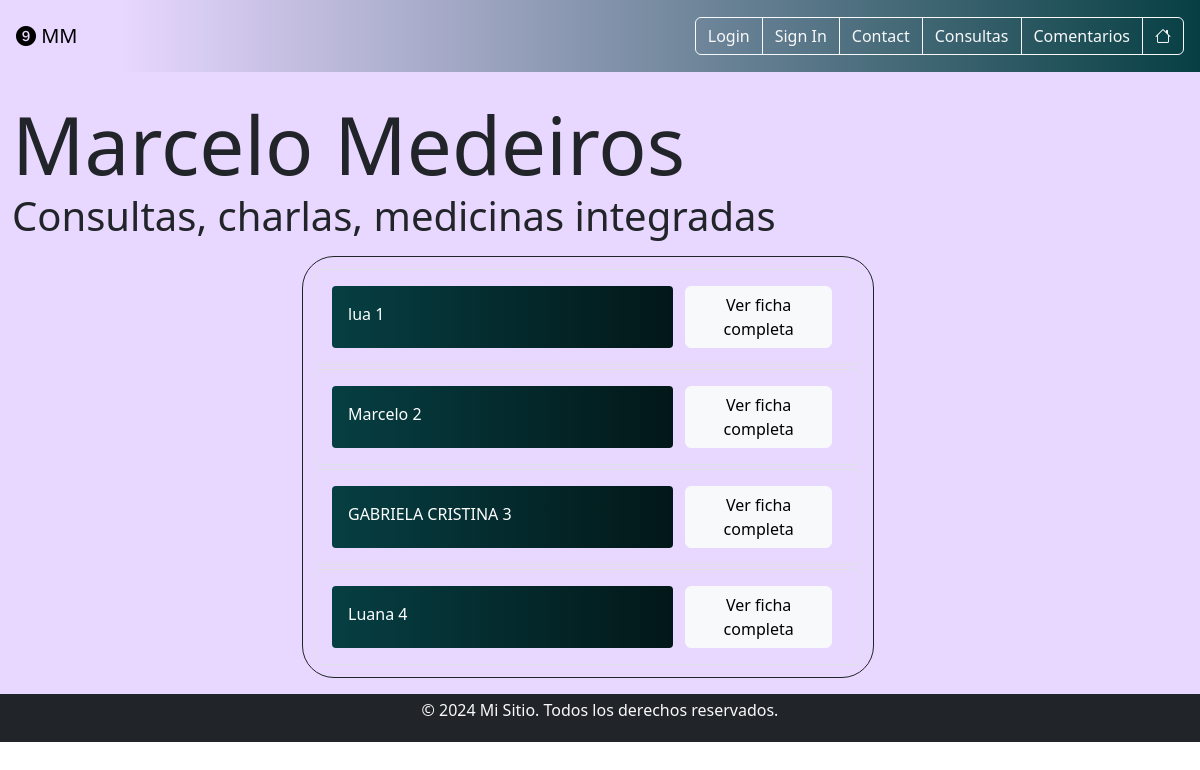
/home_fichas/, run on the app's committed database.
### base/models.py (models this page shows)
class fichaTecnicaUsuario(models.Model):
    first_name = models.CharField(max_length=60)
    last_name = models.CharField(max_length=60)
    phone_number = models.CharField(max_length=12)
    birthday = models.CharField(max_length=10, null=True)
    birth_place = models.CharField(max_length=60, null=True)
    email = models.CharField(max_length=100, null=True)
    motivo_consulta = models.TextField(null=True)
    marital_status = models.CharField(max_length=40, null=True)
    diagnosticos = models.TextField(null=True)
    pregunta_1 = models.TextField(null=True)
    pregunta_2 = models.TextField(null=True)
    pregunta_3 = models.TextField(null=True)
    forma_nacimiento = models.TextField(null=True)
    meses_gestacion = models.SmallIntegerField(null=True)
    conflictos_embarazo = models.TextField(null=True)
    otros_hechos_embarazo = models.TextField(null=True)
    n_hijo = models.SmallIntegerField(null=True)

### base/views.py (the view)
# urls.py: path('home_fichas/', views.homeFichas),
def homeFichas(request):
    fichas = fichaTecnicaUsuario.objects.all()
    return render(request, 'home_fichas.html', {'fichas': fichas})

### templates/home_fichas.html
{% extends "layouts/main.html" %}
{% block content %}
<div class="display-1">
    Marcelo Medeiros
</div>
<div class="display-6">
    Consultas, charlas, medicinas integradas
</div>
</div>
<div class="row container-fluid justify-content-center p-3 row">
    <div class="col-6 p-2 border border-dark rounded-5 mx-2" style="background: #e8d7ff;">
        {% for p in fichas %}
        <div class="border justify-content-center m-1 rounded-1">
            <div class="row m-3">
                <div class="col-8 p-3 text-left text-white  rounded-1" style="background: rgb(6,63,67); background: linear-gradient(90deg, rgba(6,63,67,1) 0%, rgba(2,23,24,1) 100%);">
                    {{ p.first_name }} {{p.id}}
                </div>
                <div class="col-4 text-end justify-content-center">
                    <a class="btn btn-light" href="/ficha/{{p.id}}"> Ver ficha completa</a>
                </div>
            </div>
        </div>
        {% endfor %}
    </div>
</div>
{%endblock%}

### data on the page
fichaTecnicaUsuario: first_name "lua", id "1"
fichaTecnicaUsuario: first_name "Marcelo", id "2"
fichaTecnicaUsuario: first_name "GABRIELA CRISTINA", id "3"
fichaTecnicaUsuario: first_name "Luana", id "4"
